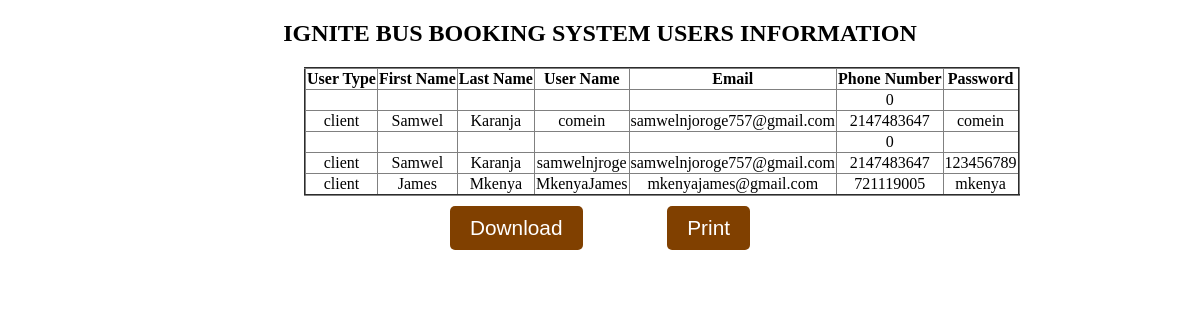
Screenshot of /user.php with the database file from the repository.
### tables this page shows
CREATE TABLE `registration` (
  `ID` int(11) NOT NULL,
  `User_Type` varchar(50) NOT NULL,
  `First_Name` varchar(50) NOT NULL,
  `Last_Name` varchar(50) NOT NULL,
  `User_Name` varchar(50) NOT NULL,
  `Email` varchar(50) NOT NULL,
  `Phone_Number` int(50) NOT NULL,
  `Password` varchar(50) NOT NULL,
  `Confirm_Password` varchar(50) NOT NULL
);

### user.php (the view, shortened to what this page needs)
<!DOCTYPE html>
<html>
<head>
    <link rel="stylesheet" href="tails.css">
</head>
<body>
    <h2>IGNITE BUS BOOKING SYSTEM USERS INFORMATION</h2>
    <table border="2">
        <th>User Type</th>
        <th>First Name</th>
        <th>Last Name</th>
        <th>User Name</th>
        <th>Email</th>
        <th>Phone Number</th>
        <th>Password</th>
        <?php
        include("PHP/userfetch.php");
        $registrations = mysqli_query($conn, "select * from registration ORDER BY ID DESC");
        while ($registration = mysqli_fetch_array($registrations)) {
            ?>
            <tr>
                <td>
                    <?php echo $registration['User_Type'] ?>
                </td>
                <td>
                    <?php echo $registration['First_Name'] ?>
                </td>
                <td>
                    <?php echo $registration['Last_Name'] ?>
                </td>
                <td>
                    <?php echo $registration['User_Name'] ?>
                </td>
                <td>
                    <?php echo $registration['Email'] ?>
                </td>
                <td>
                    <?php echo $registration['Phone_Number'] ?>
                </td>
                <td>
                    <?php echo $registration['Password'] ?>
                </td>
            </tr>
        <?php } ?>
    </table>
    <div class="download">
        <button id="download">Download</button>
        <button id="downloadButton">Print</button>
    </div>
</body>
</html>

### tails.css (style rules this page uses)
.download { max-width: 300px; margin: 10px auto; display: flex; justify-content: space-between; flex-wrap: wrap; }
button { padding: 10px 20px; background-color: #804000; border: none; outline: none; border-radius: 5px; cursor: pointer; font-size: 1.3rem; color: #ffff; }

### user.php (style rules this page uses)
table { border-collapse: collapse; margin-left: 25%; text-align: center; }
h2 { text-align: center; }

### rows the page displays
registration: Phone_Number "0"
registration: User_Type "client", First_Name "Samwel", Last_Name "Karanja", User_Name "comein", Email "samwelnjoroge757@gmail.com", Phone_Number "2147483647", Password "comein"
registration: Phone_Number "0"
registration: User_Type "client", First_Name "Samwel", Last_Name "Karanja", User_Name "samwelnjroge", Email "samwelnjoroge757@gmail.com", Phone_Number "2147483647", Password "123456789"
registration: User_Type "client", First_Name "James", Last_Name "Mkenya", User_Name "MkenyaJames", Email "mkenyajames@gmail.com", Phone_Number "721119005", Password "mkenya"
